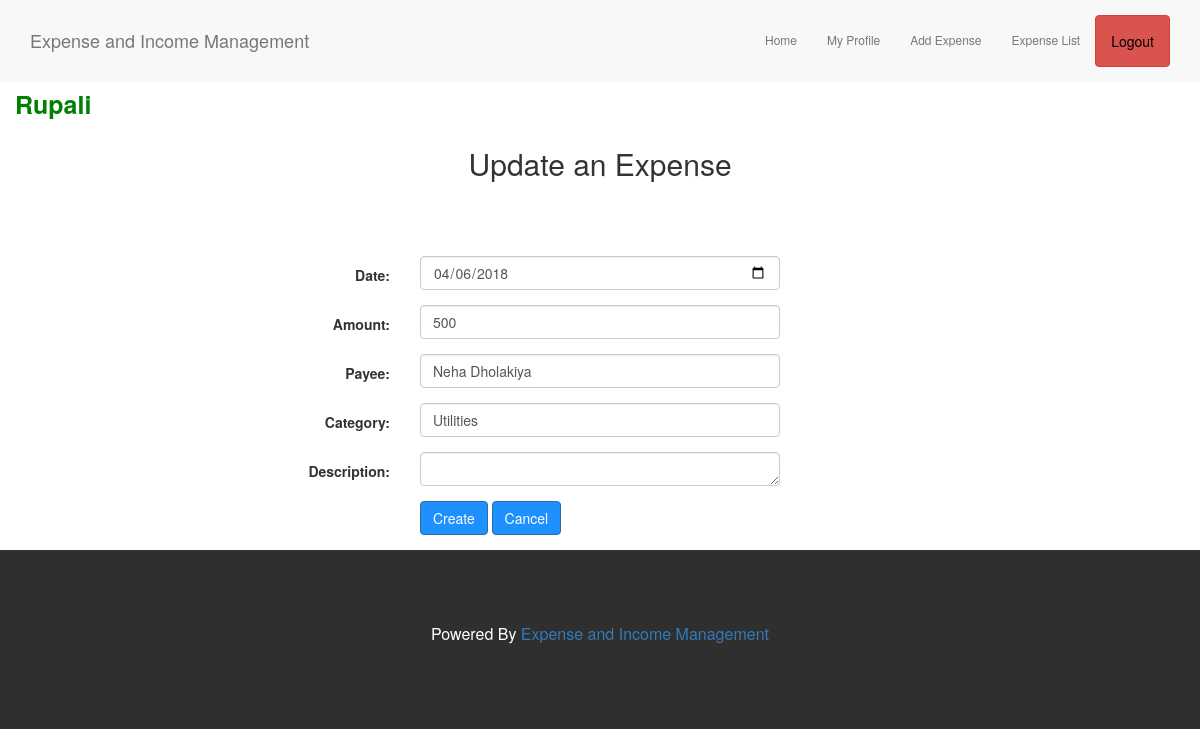
/expenseEdit.php?edt=2 (signed in), run on the app's committed database.
### tables this page shows
CREATE TABLE `user_reg` (
  `id` int(20) NOT NULL,
  `fname` varchar(20) NOT NULL,
  `pass1` varchar(20) NOT NULL,
  `pass2` varchar(20) NOT NULL,
  `email` varchar(20) NOT NULL
);

CREATE TABLE `expensedata` (
  `id` int(20) NOT NULL,
  `email` varchar(20) NOT NULL,
  `exdate` varchar(20) NOT NULL,
  `amt` varchar(20) NOT NULL,
  `payee` varchar(20) NOT NULL,
  `excategory` varchar(20) NOT NULL,
  `description` varchar(50) NOT NULL
);

### expenseEdit.php (the view, shortened to what this page needs)
<?php
include('connection.php');
$id = $_SESSION['id'];
$sel_user = mysqli_query($conn, "select * from user_reg where id='".$id."'");
$data = mysqli_fetch_array($sel_user);
?>
 <?php
   include("connection.php");
$edt=$_GET['edt'];
$fetch=mysqli_query($conn,"select * from expensedata where id='$edt'") or die(mysqli_error());
while($row=mysqli_fetch_assoc($fetch))
{
   $exdate=$row['exdate'];
   $amt=$row['amt'];
   $payee=$row['payee'];
   $excategory=$row['excategory'];
   $description=$row['description'];
}
 ?>
<!DOCTYPE html>
<html lang="en">
<head>
  <link rel="stylesheet" href="https://maxcdn.bootstrapcdn.com/bootstrap/3.3.7/css/bootstrap.min.css">
  <link rel="stylesheet" type="text/css" href="stylesheet.css">
</head>
<body>
<nav class="navbar navbar-default">
  <div class="container">
    <div class="navbar-header">
      <a class="navbar-brand" href="home1.php">Expense and Income Management</a>
    </div>
    <div class="collapse navbar-collapse" id="myNavbar">
      <ul class="nav navbar-nav navbar-right">
        <li><a href="home1.php">Home</a></li>
        <li><a href="profile.php">My Profile</a></li>
         <li><a href="expenseEntry.php">Add Expense</a></li>
        <li><a href="expenseRecord.php">Expense List</a></li>
        <li><a class="btn btn-danger" href="logout.php" style="color: #000000">Logout</a></li>
      </ul>
    </div>
  </div>
</nav>
<div class="container">
  <div class="row">
<span style="float: left; color: green; font-weight: bold; font-size: 25px;"><?php echo $data['fname']; ?>
  </span>
</div>
<h2 align="center">Update an Expense</h3>
<form action="" method="post" class="form-horizontal">
<div class="form-group">
  <label class="col-md-4 control-label" for="textinput"></label>
  <div class="col-md-4">
  </div>
</div>
<div class="form-group">
  <label class="col-md-4 control-label" for="textinput">Date: </label>
  <div class="col-md-4">
 <input id="dob" type="date" name="exdate" class="form-control datepicker" id="dob" required="" value="<?php echo $exdate;?>">
  </div>
</div>
<div class="form-group">
  <label class="col-md-4 control-label" for="textinput">Amount: </label>
  <div class="col-md-4">
  <input id="phone" pattern="[0-9]+" name="amt" type="text" placeholder="In Rupees" class="form-control input-md" required="" value="<?php echo $amt;?>">
  </div>
</div>
<div class="form-group">
  <label class="col-md-4 control-label" for="textinput">Payee:</label>
  <div class="col-md-4">
  <input name="payee" type="text" placeholder="Payee Name" class="form-control input-md" required="" value="<?php echo $payee;?>">
  </div>
</div>
<div class="form-group">
  <label class="col-md-4 control-label" for="address">Category:</label>
  <div class="col-md-4">
      <input list="Category" name="excategory" class="form-control input-md" required="" value="<?php echo $excategory;?>">
  </div>
</div>
<div class="form-group">
  <label class="col-md-4 control-label" for="address">Description:</label>
  <div class="col-md-4">
    <textarea class="form-control" id="description" name="desc" rows="1"><?php echo $description;?></textarea>
  </div>
</div>
<div class="form-group">
  <label class="col-md-4 control-label" for="reg"></label>
  <div class="col-md-4">
    <input type="submit" value="Create" name="create" class="btn btn-primary"></input>
    <input type="submit" value="Cancel" name="cancel" class="btn btn-primary"></input>
  </div>
</div>
</form>
</div>
<footer class="container-fluid bg-4 text-center">
  <p>Powered By <a href="#">Expense and Income Management</a></p>
</footer>
</body>
</html>

### stylesheet.css (style rules this page uses)
body { font: Montserrat, sans-serif; line-height: 1.8; }
p { font-size: 16px; }
.bg-4 { background-color: #2f2f2f; color: #fff; }
.container-fluid { padding-top: 70px; padding-bottom: 70px; }
.navbar { padding-top: 15px; padding-bottom: 15px; border: 0; border-radius: 0; margin-bottom: 0; font-size: 12px; }
input { border: 1px solid transparent; background-color: #f1f1f1; padding: 10px; font-size: 16px; }
input[type=text] { width: 100%; }
input[type=submit] { background-color: DodgerBlue; color: #fff; cursor: pointer; }

### data on the page
user_reg: fname "Rupali"
expensedata: exdate "04/06/2018", amt "500", payee "Neha Dholakiya", excategory "Utilities"
